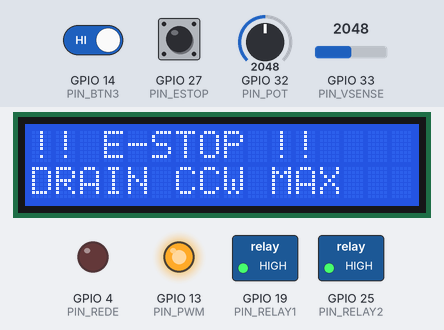
Recording of a sketch running on a simulated ESP32. On the bench: 16×2 character LCD, switched loads named in the sketch (green lamp = pin HIGH), output pins drawn as LEDs (lit = HIGH). The inputs (shaded band) are chosen by the test bench; at power-on: GPIO 27 (PIN_ESTOP) HIGH, GPIO 14 (PIN_BTN3) HIGH, GPIO 33 (PIN_VSENSE) = 2048, GPIO 32 (PIN_POT) = 2048 (analog values on the 0–4095 scale). What the sketch prints to the serial monitor is not drawn.

Above: at 1.3 s.
1.4 s: GPIO 27 (PIN_ESTOP) pulled LOW for 0.15 s
At 1.83 s:
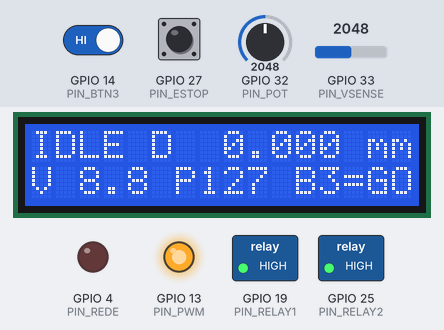
3.5 s: GPIO 27 (PIN_ESTOP) pulled LOW for 1 s
At 3.9 s:
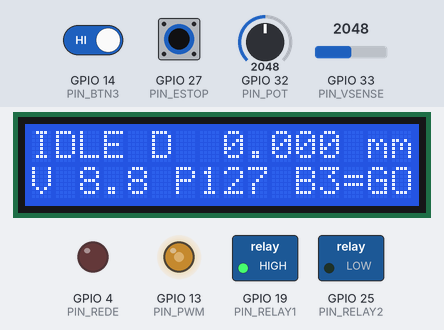
6.0 s: GPIO 27 (PIN_ESTOP) pulled LOW for 3.2 s
At 10.1 s:
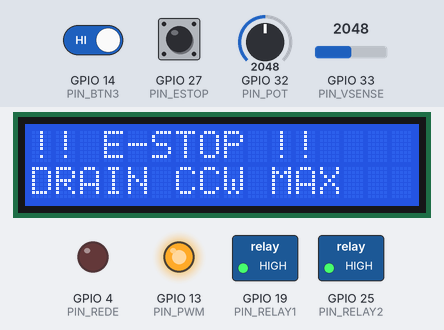
11.1 s: GPIO 14 (PIN_BTN3) driven LOW and GPIO 27 (PIN_ESTOP) driven LOW
At 11.8 s:
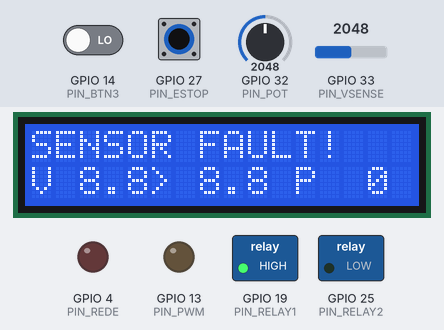
12.6 s: GPIO 33 (PIN_VSENSE) set to 1505
At 13.8 s:
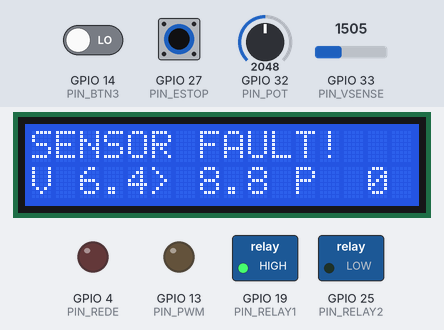
14.1 s: GPIO 33 (PIN_VSENSE) set to 1399
At 14.34 s:
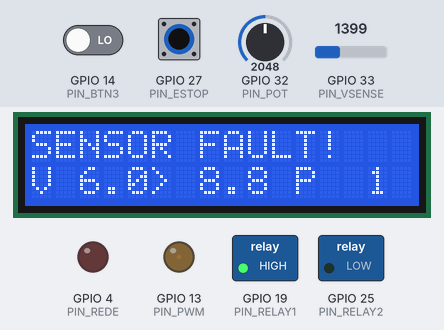
Timing chart, 0 to 20.4 s (numbered marks = the images above; inputs shaded):
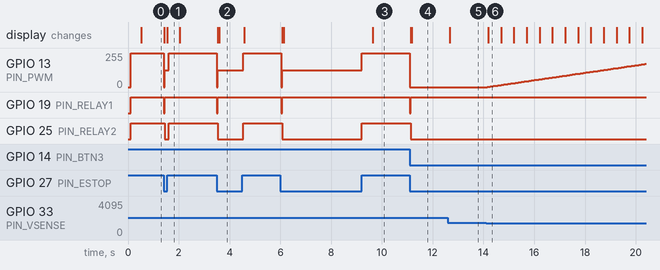

The sketch:

Mode_3.ino
```cpp
// ============================================================
//  Mode_3.ino — Automatic fuel level control
//  PI outer loop (10 Hz) + P inner voltage loop (50 Hz)
//  Optional Smith Predictor for transport dead-time compensation
//
//  Hardware: ESP32 WROOM + MAX485 + SDL laser sensor + peristaltic pump
// ============================================================

#include <Wire.h>
#include <LiquidCrystal_I2C.h>

// ──────────────────────────────────────────────────────────
//  CONFIGURATION — edit these before each experiment set
// ──────────────────────────────────────────────────────────

// --- Smith Predictor ---
// Set SMITH_PREDICTOR_ENABLED to 1 after running Td_Measurement.ino
// and filling in Td_s and K_MODEL from that experiment's output.
#define SMITH_PREDICTOR_ENABLED  0       // 0 = PI only | 1 = PI + Smith Predictor

#define Td_s        10.0f                // measured transport dead time (seconds)
#define K_MODEL     0.005f               // measured process gain (mm / PWM_count / second)

// --- Outer PI loop (10 Hz, runs on distance error) ---
#define Kp_OUTER        0.3f            // proportional gain (V per mm error)
#define Ki_OUTER        0.02f           // integral gain    (V per mm per second)
#define DEADBAND_MM     0.05f           // ignore error smaller than this
#define INTEGRATOR_MAX  3.0f            // anti-windup clamp (volts)

// --- Inner P loop (50 Hz, tracks V_cmd via voltage sensor) ---
#define Kp_INNER        20.0f           // PWM counts per volt error

// --- Pump voltage limits ---
#define V_MIN   0.5f                    // minimum output voltage (prevents stall)
#define V_MAX  10.0f                    // maximum output voltage

// --- Sensor fault tolerance ---
#define SENSOR_FAIL_MAX  5              // consecutive Modbus failures before freezing PWM

// ──────────────────────────────────────────────────────────
//  PIN MAP
// ──────────────────────────────────────────────────────────

#define PIN_PWM     13      // PWM → voltage converter
#define PIN_POT     32      // potentiometer (for manual VStart override)
#define PIN_VSENSE  33      // voltage sensor (parallel to converter output)
#define PIN_SDA     21
#define PIN_SCL     22
#define PIN_RELAY1  19      // Relay1: HIGH = closed = pump ON
#define PIN_RELAY2  25      // Relay2: HIGH = closed = CCW (drain) | LOW = open = CW (inject)
#define PIN_BTN1    23      // active HIGH (external PULLDOWN)
#define PIN_BTN3    14      // active LOW  (INPUT_PULLUP)
#define PIN_ESTOP   27      // HIGH = active (normally-closed switch to GND — fail-safe)
#define PIN_REDE    4       // MAX485 RE+DE direction pin

// ──────────────────────────────────────────────────────────
//  RS-485 / MODBUS CONSTANTS
// ──────────────────────────────────────────────────────────

#define RS485_BAUD          9600
#define MODBUS_TIMEOUT_MS   50          // < 100ms outer tick; sensor replies in ~20ms

const uint8_t MODBUS_QUERY[8] = {0x01, 0x03, 0x00, 0x3B, 0x00, 0x02, 0xB5, 0xC6};

// ──────────────────────────────────────────────────────────
//  SMITH PREDICTOR RING BUFFER
// ──────────────────────────────────────────────────────────

#define OUTER_PERIOD_S   0.1f           // 10 Hz outer loop
#define MAX_DELAY_SAMPLES 300           // supports up to 30 s dead time

static uint8_t  pwmRingBuf[MAX_DELAY_SAMPLES];
static int      ringHead      = 0;
static int      delaySamples  = 1;     // computed in setup()
static float    modelNow      = 0.0f;
static float    modelDelayed  = 0.0f;
static unsigned long modelResetMs = 0;

// ──────────────────────────────────────────────────────────
//  SHARED STATE
// ──────────────────────────────────────────────────────────

enum Phase { IDLE, RUNNING, ESTOP } phase = IDLE;

static float   DStart       = 0.0f;
static float   VStart       = 0.0f;
static float   V_cmd        = 0.0f;
static float   integrator   = 0.0f;
static uint8_t currentPWM   = 0;
static float   y_real       = 0.0f;    // raw laser distance (mm)
static float   y_corrected  = 0.0f;    // Smith-compensated distance
static float   V_meas       = 0.0f;    // voltage sensor reading

static int  sensorFailCount = 0;
static bool sensorFrozen    = false;

// ──────────────────────────────────────────────────────────
//  LCD
// ──────────────────────────────────────────────────────────

static LiquidCrystal_I2C lcd(0x27, 16, 2);
static bool lcdOk = false;

static void initLcd() {
    Wire.begin(PIN_SDA, PIN_SCL);
    const uint8_t addrs[] = {0x27, 0x3F};
    for (uint8_t addr : addrs) {
        Wire.beginTransmission(addr);
        if (Wire.endTransmission() == 0) {
            lcd = LiquidCrystal_I2C(addr, 16, 2);
            lcd.init();
            lcd.backlight();
            lcdOk = true;
            return;
        }
    }
}

static void lcdShow(const char* l0, const char* l1) {
    if (!lcdOk) return;
    lcd.setCursor(0, 0); lcd.print(l0);
    lcd.setCursor(0, 1); lcd.print(l1);
}

// ──────────────────────────────────────────────────────────
//  CRC-16/MODBUS
// ──────────────────────────────────────────────────────────

static uint16_t crc16(const uint8_t* data, uint8_t len) {
    uint16_t crc = 0xFFFF;
    for (uint8_t i = 0; i < len; i++) {
        crc ^= data[i];
        for (uint8_t b = 0; b < 8; b++)
            crc = (crc & 1) ? ((crc >> 1) ^ 0xA001) : (crc >> 1);
    }
    return crc;
}

// ──────────────────────────────────────────────────────────
//  SENSOR READ
// ──────────────────────────────────────────────────────────

static bool readDistance(float& out_mm) {
    while (Serial2.available()) Serial2.read();     // flush stale bytes

    // Guard 1: let DE fully activate before first bit (see RS485_Direction_Switching_Analysis.md)
    digitalWrite(PIN_REDE, HIGH);
    delayMicroseconds(200);
    Serial2.write(MODBUS_QUERY, 8);
    Serial2.flush();
    // Guard 2: let stop bit propagate before receiver enables
    delayMicroseconds(200);
    digitalWrite(PIN_REDE, LOW);

    uint8_t buf[9];
    int got = 0;
    unsigned long t0 = millis();
    while (got < 9) {
        if (millis() - t0 > MODBUS_TIMEOUT_MS) return false;
        if (Serial2.available())               buf[got++] = Serial2.read();
    }

    if (buf[0] != 0x01 || buf[1] != 0x03 || buf[2] != 0x04) return false;
    uint16_t crcCalc = crc16(buf, 7);
    uint16_t crcRecv = (uint16_t)buf[8] << 8 | buf[7];
    if (crcCalc != crcRecv) return false;

    // Word-swapped decode: wire sends low word first, then high word
    // e.g. B8 47 00 00 → loWord=0xB847, hiWord=0x0000 → 47175 → 47.175 mm
    uint16_t loWord = ((uint16_t)buf[3] << 8) | buf[4];
    uint16_t hiWord = ((uint16_t)buf[5] << 8) | buf[6];
    int32_t  raw    = (int32_t)(((uint32_t)hiWord << 16) | loWord);
    out_mm = raw / 1000.0f;
    return true;
}

// ──────────────────────────────────────────────────────────
//  VOLTAGE SENSOR
// ──────────────────────────────────────────────────────────

#define VSENSE_RATIO    5.305f
#define VSENSE_SAMPLES  8

static float readVoltage() {
    long sum = 0;
    for (int i = 0; i < VSENSE_SAMPLES; i++) {
        sum += analogRead(PIN_VSENSE);
        delay(1);
    }
    float adcV = (sum / (float)VSENSE_SAMPLES) * 3.3f / 4095.0f;
    return adcV * VSENSE_RATIO;
}

// ──────────────────────────────────────────────────────────
//  PUMP CONTROL
// ──────────────────────────────────────────────────────────

static void setPWM(uint8_t v)  { currentPWM = v; analogWrite(PIN_PWM, v); }
static void pumpStop()         { digitalWrite(PIN_RELAY1, LOW);  }
static void pumpRunCW()        { digitalWrite(PIN_RELAY2, LOW);  digitalWrite(PIN_RELAY1, HIGH); }
static void pumpRunCCW()       { digitalWrite(PIN_RELAY2, HIGH); digitalWrite(PIN_RELAY1, HIGH); }

// ──────────────────────────────────────────────────────────
//  SMITH PREDICTOR
// ──────────────────────────────────────────────────────────

static float smithCorrection(uint8_t curPWM) {
    uint8_t u_delayed = pwmRingBuf[ringHead];

    modelNow     += K_MODEL * (float)curPWM     * OUTER_PERIOD_S;
    modelDelayed += K_MODEL * (float)u_delayed  * OUTER_PERIOD_S;

    pwmRingBuf[ringHead] = curPWM;
    ringHead = (ringHead + 1) % delaySamples;

    // Prevent model integrator drift — reset every 60 s
    if (millis() - modelResetMs >= 60000UL) {
        modelNow = modelDelayed = 0.0f;
        modelResetMs = millis();
    }

    return modelNow - modelDelayed;
}

// ──────────────────────────────────────────────────────────
//  HELPERS
// ──────────────────────────────────────────────────────────

static float clampf(float v, float lo, float hi) {
    return v < lo ? lo : (v > hi ? hi : v);
}

static bool btn3Debounced() {
    // Returns true on the rising edge (press event) of BTN3 (active LOW)
    static bool prev = false;
    bool now = (digitalRead(PIN_BTN3) == LOW);
    bool edge = now && !prev;
    prev = now;
    return edge;
}

// ──────────────────────────────────────────────────────────
//  SETUP
// ──────────────────────────────────────────────────────────

void setup() {
    Serial.begin(115200);
    Serial2.begin(RS485_BAUD, SERIAL_8N1);   // RX2=GPIO16, TX2=GPIO17

    pinMode(PIN_REDE,   OUTPUT); digitalWrite(PIN_REDE,   LOW);
    pinMode(PIN_RELAY1, OUTPUT); digitalWrite(PIN_RELAY1, LOW);
    pinMode(PIN_RELAY2, OUTPUT); digitalWrite(PIN_RELAY2, LOW);
    pinMode(PIN_BTN1,   INPUT);              // external 10k PULLDOWN, active HIGH
    pinMode(PIN_BTN3,   INPUT_PULLUP);       // active LOW
    pinMode(PIN_ESTOP,  INPUT_PULLUP);       // normally-closed to GND; HIGH = active

    analogReadResolution(12);
    analogWriteFrequency(PIN_PWM, 1000);
    analogWriteResolution(PIN_PWM, 8);
    analogWrite(PIN_PWM, 0);

    delaySamples = max(1, (int)roundf(Td_s / OUTER_PERIOD_S));
    delaySamples = min(delaySamples, MAX_DELAY_SAMPLES);
    memset(pwmRingBuf, 0, sizeof(pwmRingBuf));

    initLcd();
    lcdShow("Mode 3 Ready    ", "B3=Start        ");

    // CSV header on serial
    Serial.println("# Pool Fire Controller — Mode 3");
    Serial.print  ("# Smith Predictor: ");
    Serial.println(SMITH_PREDICTOR_ENABLED ? "ENABLED" : "DISABLED");
    Serial.print  ("# Td="); Serial.print(Td_s, 2);
    Serial.print  ("s  K="); Serial.println(K_MODEL, 5);
    Serial.println("timestamp_ms,distance_mm,y_corrected_mm,V_meas,V_cmd,PWM,integrator,phase");
}

// ──────────────────────────────────────────────────────────
//  LOOP
// ──────────────────────────────────────────────────────────

static unsigned long tFast = 0, tMed = 0, tSlow = 0;

void loop() {
    unsigned long now = millis();

    // ─── E-STOP — runs every iteration, overrides everything ───
    bool eStopActive = (digitalRead(PIN_ESTOP) == HIGH);
    if (eStopActive) {
        if (phase != ESTOP) {
            phase = ESTOP;
            pumpRunCCW();
            setPWM(255);
        }
        // Still update LCD and log at slow/med rates even in E-stop
        if (now - tSlow >= 500) {
            tSlow = now;
            lcdShow("!! E-STOP !!    ", "DRAIN CCW MAX   ");
        }
        if (now - tMed >= 100) {
            tMed = now;
            float dist;
            if (readDistance(dist)) y_real = dist;
            Serial.print(now); Serial.print(",");
            Serial.print(y_real, 3); Serial.print(",,,,,, ESTOP");
            Serial.println();
        }
        return;
    }

    // E-stop just cleared
    if (phase == ESTOP) {
        pumpStop();
        setPWM(0);
        integrator = 0.0f;
        modelNow = modelDelayed = 0.0f;
        phase = IDLE;
        lcdShow("E-stop cleared  ", "B3=Restart      ");
    }

    // ─── BUTTON 3 — toggle IDLE ↔ RUNNING ───
    if (btn3Debounced()) {
        if (phase == IDLE) {
            // Capture setpoints at start
            DStart    = y_real;
            VStart    = V_meas;
            V_cmd     = VStart;
            integrator = 0.0f;

            // Pre-fill ring buffer with current PWM for bumpless Smith start
            memset(pwmRingBuf, currentPWM, sizeof(pwmRingBuf));
            modelNow = modelDelayed = 0.0f;
            modelResetMs = now;

            pumpRunCW();
            phase = RUNNING;

            Serial.print("# START  DStart="); Serial.print(DStart, 3);
            Serial.print("mm  VStart=");      Serial.print(VStart, 3);
            Serial.println("V");
        } else if (phase == RUNNING) {
            // Return to pot-controlled IDLE — pump keeps running at pot speed
            integrator = 0.0f;
            phase = IDLE;
            Serial.println("# STOPPED by B3 — returning to pot control");
        }
    }

    // ─── FAST TICK: 50 Hz — inner P voltage loop (RUNNING) or pot control (IDLE) ───
    if (now - tFast >= 20) {
        tFast = now;
        V_meas = readVoltage();

        if (phase == RUNNING) {
            // Auto: inner P loop drives PWM to hit V_cmd
            float vErr   = V_cmd - V_meas;
            float newPWM = (float)currentPWM + Kp_INNER * vErr * 0.02f;
            setPWM((uint8_t)clampf(newPWM, 0.0f, 255.0f));
        } else if (phase == IDLE) {
            // Manual: potentiometer directly sets pump speed (pump runs CW in IDLE)
            int potRaw = analogRead(PIN_POT);
            uint8_t potPWM = (uint8_t)map(potRaw, 0, 4095, 0, 255);
            pumpRunCW();
            setPWM(potPWM);
        }
    }

    // ─── MED TICK: 10 Hz — laser + outer PI + Smith ───
    if (now - tMed >= 100) {
        tMed = now;

        // Read laser distance
        float newDist;
        if (readDistance(newDist)) {
            y_real = newDist;
            sensorFailCount = 0;
            sensorFrozen    = false;
        } else {
            sensorFailCount++;
            if (sensorFailCount >= SENSOR_FAIL_MAX) sensorFrozen = true;
        }

        if (phase == RUNNING && !sensorFrozen) {
            // Smith Predictor correction
            float correction = 0.0f;
            if (SMITH_PREDICTOR_ENABLED) {
                correction = smithCorrection(currentPWM);
            }
            y_corrected = y_real + correction;

            // Outer PI loop
            float error = y_corrected - DStart;  // positive → fuel too low → inject more
            if (fabsf(error) < DEADBAND_MM) error = 0.0f;

            integrator += Ki_OUTER * error * OUTER_PERIOD_S;
            integrator = clampf(integrator, -INTEGRATOR_MAX, INTEGRATOR_MAX);

            V_cmd = VStart + Kp_OUTER * error + integrator;
            V_cmd = clampf(V_cmd, V_MIN, V_MAX);
        } else if (phase == RUNNING && sensorFrozen) {
            // Hold current V_cmd — do not update
        }

        // CSV log every 100 ms
        const char* phaseStr = (phase == RUNNING) ? "RUN" :
                               (phase == ESTOP)   ? "ESTOP" : "IDLE";
        Serial.print(now);          Serial.print(',');
        Serial.print(y_real, 3);    Serial.print(',');
        Serial.print(y_corrected, 3); Serial.print(',');
        Serial.print(V_meas, 3);    Serial.print(',');
        Serial.print(V_cmd, 3);     Serial.print(',');
        Serial.print(currentPWM);   Serial.print(',');
        Serial.print(integrator, 4); Serial.print(',');
        Serial.println(phaseStr);
    }

    // ─── SLOW TICK: 2 Hz — LCD update ───
    if (now - tSlow >= 500) {
        tSlow = now;
        char l0[17], l1[17];

        if (phase == RUNNING) {
            float err = y_real - DStart;
            // Line 0: distance and error
            snprintf(l0, sizeof(l0), "D%6.2f E%+5.2f", y_real, err);
            // Line 1: voltage measured→commanded, PWM
            snprintf(l1, sizeof(l1), "V%4.1f>%4.1f P%3d", V_meas, V_cmd, currentPWM);
            if (sensorFrozen) {
                snprintf(l0, sizeof(l0), "SENSOR FAULT!   ");
            }
        } else {
            // IDLE: show distance and current pot-driven voltage
            snprintf(l0, sizeof(l0), "IDLE D%7.3f mm", y_real);
            snprintf(l1, sizeof(l1), "V%4.1f P%3d B3=GO", V_meas, currentPWM);
        }

        lcdShow(l0, l1);
    }
}
```

Measured:
- after the input at 1.4 s, GPIO 13 (PIN_PWM): 255/255 → 127/255 at once, → 255/255 0.20 s later; GPIO 19 (PIN_RELAY1): HIGH → LOW at once, → HIGH 0.04 s later; GPIO 25 (PIN_RELAY2): HIGH → LOW at once, → HIGH 0.16 s later; the display: first changes at once (image 1 shows a later state)
- after the input at 3.5 s, GPIO 13 (PIN_PWM): 255/255 → 127/255 at once, → 255/255 1.0 s later; GPIO 19 (PIN_RELAY1): HIGH → LOW at once, → HIGH 0.04 s later; GPIO 25 (PIN_RELAY2): HIGH → LOW at once, → HIGH 1.0 s later; the display: first changes at once (image 2 shows a later state)
- after the input at 6.0 s, GPIO 13 (PIN_PWM): 255/255 → 127/255 at once, → 255/255 3.2 s later; GPIO 19 (PIN_RELAY1): HIGH → LOW at once, → HIGH 0.04 s later; GPIO 25 (PIN_RELAY2): HIGH → LOW after 0.08 s, → HIGH 3.1 s later; the display: first changes after 0.07 s (image 3 shows a later state)
- after the input at 11.1 s, GPIO 13 (PIN_PWM): 255/255 → 0/255 at once; GPIO 19 (PIN_RELAY1): HIGH → LOW at once, → HIGH 0.03 s later; GPIO 25 (PIN_RELAY2): HIGH → LOW at once; the display: first changes at once (image 4 shows a later state)
- after the input at 12.6 s, the display: changes after 0.07 s (image 5)
- after the input at 14.1 s, GPIO 13 (PIN_PWM): moves from 0/255 to 173/255 over 6.2 s, starting after 0.05 s; the display: changes after 0.08 s (image 6)
- what the display in image 1 shows lasts 0.4 s, from 1.6 s to 2.0 s
